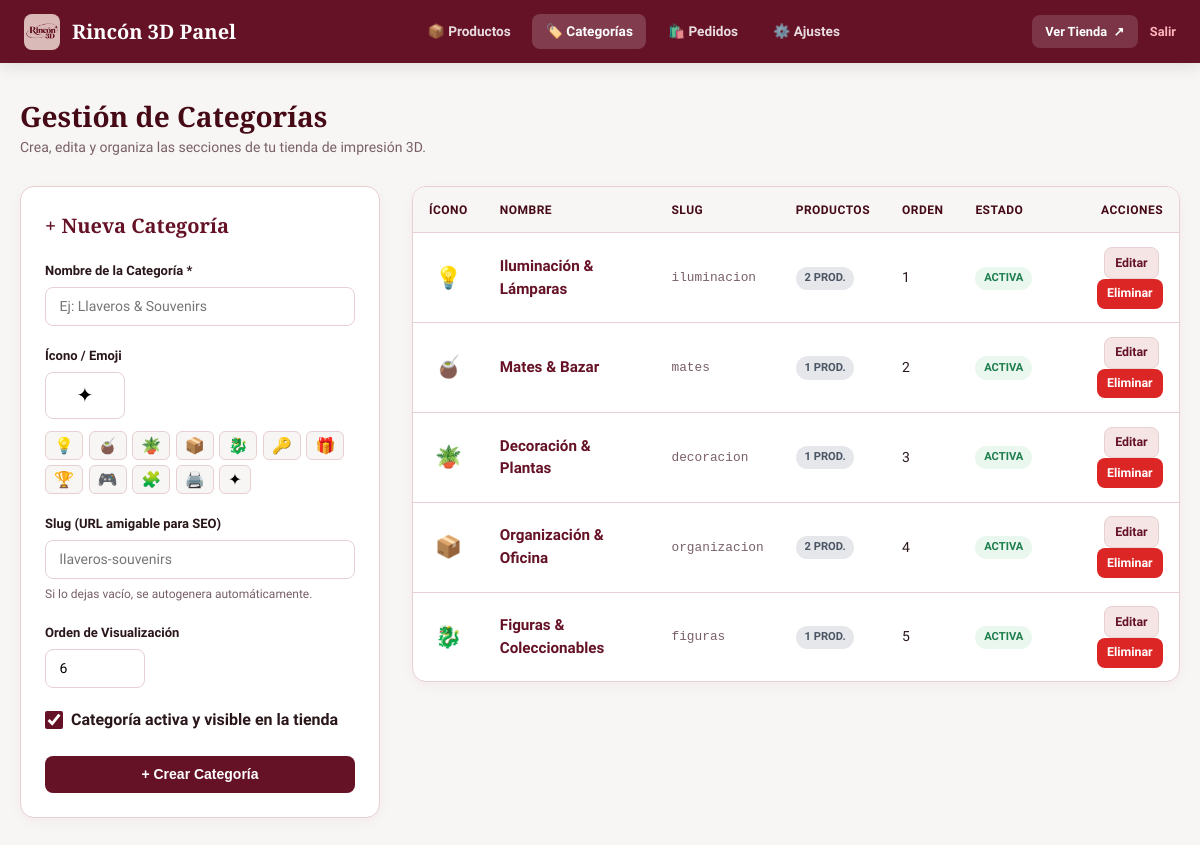
/admin/categorias.php (signed in), run on the app's committed database.
### tables this page shows
CREATE TABLE IF NOT EXISTS `categorias` (
  `id` INT AUTO_INCREMENT PRIMARY KEY,
  `slug` VARCHAR(50) NOT NULL UNIQUE,
  `nombre` VARCHAR(100) NOT NULL,
  `icono` VARCHAR(50) DEFAULT '✦',
  `orden` INT DEFAULT 0,
  `activo` TINYINT(1) DEFAULT 1
);

### admin/categorias.php (the view, shortened to what this page needs)
<?php
$db = getDB();
$editingCategory = null;
$categories = [];
if ($db) {
    try {
        $sql = "SELECT c.*,
                (SELECT COUNT(*) FROM productos WHERE categoria_id = c.id) AS total_productos
                FROM categorias c
                ORDER BY c.orden ASC, c.id ASC";
        $categories = $db->query($sql)->fetchAll();
    } catch (Throwable $e) {
        $message = "Error consultando categorías: " . $e->getMessage();
        $messageType = "error";
    }
}
?>
<!DOCTYPE html>
<html lang="es">
<head>
  <link rel="stylesheet" href="admin.css">
</head>
<body>
  <header class="admin-navbar">
    <div class="admin-nav-container">
      <div class="admin-brand">
        <img src="../assets/img/logo.jpg" alt="Logo Rincón 3D">
        <span class="admin-brand-title">Rincón 3D Panel</span>
      </div>
      <nav class="admin-links">
        <a href="index.php" class="admin-nav-link">📦 Productos</a>
        <a href="categorias.php" class="admin-nav-link active">🏷️ Categorías</a>
        <a href="pedidos.php" class="admin-nav-link">🛍️ Pedidos</a>
        <a href="configuracion.php" class="admin-nav-link">⚙️ Ajustes</a>
      </nav>
      <div class="admin-user-menu">
        <a href="../index.php" target="_blank" class="store-preview-btn">
          <span>Ver Tienda</span> ↗
        </a>
        <a href="logout.php" class="logout-btn">Salir</a>
      </div>
    </div>
  </header>
  <main class="admin-main">
    <div class="page-header">
      <div>
        <h1 class="page-title">Gestión de Categorías</h1>
        <p class="page-desc">Crea, edita y organiza las secciones de tu tienda de impresión 3D.</p>
      </div>
    </div>
    <div class="cat-layout">
      <div class="form-card" style="padding: 1.5rem;">
        <h3 style="font-family: var(--font-serif); font-size: 1.25rem; color: var(--admin-wine); margin-bottom: 1.25rem;">
          <?php echo $editingCategory ? '✏️ Editar Categoría' : '+ Nueva Categoría'; ?>
        </h3>
        <form method="POST" action="categorias.php">
          <div class="form-group">
            <label class="form-label">Nombre de la Categoría *</label>
            <input type="text" id="cat-nombre" name="nombre" class="form-control" required
                   placeholder="Ej: Llaveros & Souvenirs"
                   value="<?php echo htmlspecialchars($editingCategory['nombre'] ?? ''); ?>">
          </div>
          <div class="form-group">
            <label class="form-label">Ícono / Emoji</label>
            <input type="text" id="cat-icono" name="icono" class="form-control" style="width: 80px; text-align: center; font-size: 1.25rem;"
                   value="<?php echo htmlspecialchars($editingCategory['icono'] ?? '✦'); ?>">
            <div class="emoji-picker-row">
              <?php
              $emojis = ['💡', '🧉', '🪴', '📦', '🐉', '🔑', '🎁', '🏆', '🎮', '🧩', '🖨️', '✦'];
              foreach ($emojis as $em): ?>
                <button type="button" class="emoji-btn" onclick="document.getElementById('cat-icono').value='<?php echo $em; ?>'"><?php echo $em; ?></button>
              <?php endforeach; ?>
            </div>
          </div>
          <div class="form-group">
            <label class="form-label">Slug (URL amigable para SEO)</label>
            <input type="text" id="cat-slug" name="slug" class="form-control"
                   placeholder="llaveros-souvenirs"
                   value="<?php echo htmlspecialchars($editingCategory['slug'] ?? ''); ?>">
            <span style="font-size: 0.75rem; color: var(--admin-muted);">Si lo dejas vacío, se autogenera automáticamente.</span>
          </div>
          <div class="form-group">
            <label class="form-label">Orden de Visualización</label>
            <input type="number" name="orden" class="form-control" style="width: 100px;"
                   value="<?php echo htmlspecialchars($editingCategory['orden'] ?? (count($categories) + 1)); ?>">
          </div>
          <div class="form-group">
            <label class="form-check">
              <input type="checkbox" name="activo" value="1" <?php echo (!isset($editingCategory['activo']) || $editingCategory['activo']) ? 'checked' : ''; ?>>
              <span style="font-weight: 600;">Categoría activa y visible en la tienda</span>
            </label>
          </div>
          <div style="display: flex; gap: 0.75rem; margin-top: 1.5rem;">
            <button type="submit" class="btn btn-primary" style="flex: 1;">
              <?php echo $editingCategory ? '💾 Guardar Cambios' : '+ Crear Categoría'; ?>
            </button>
          </div>
        </form>
      </div>
      <div class="card-table-wrapper">
        <table class="admin-table">
          <thead>
            <tr>
              <th style="width: 50px;">Ícono</th>
              <th>Nombre</th>
              <th>Slug</th>
              <th>Productos</th>
              <th>Orden</th>
              <th>Estado</th>
              <th style="text-align: right;">Acciones</th>
            </tr>
          </thead>
          <tbody>
            <?php if (empty($categories)): ?>
              <tr>
                <td colspan="7" style="text-align: center; padding: 2rem; color: var(--admin-muted);">
                  No hay categorías registradas. Completa el formulario de la izquierda para crear la primera.
                </td>
              </tr>
            <?php else: ?>
              <?php foreach ($categories as $cat): ?>
                <tr>
                  <td style="font-size: 1.35rem; text-align: center;">
                    <?php echo htmlspecialchars($cat['icono'] ?: '✦'); ?>
                  </td>
                  <td>
                    <strong style="color: var(--admin-wine); font-size: 0.95rem;">
                      <?php echo htmlspecialchars($cat['nombre']); ?>
                    </strong>
                  </td>
                  <td style="font-family: monospace; font-size: 0.8rem; color: var(--admin-muted);">
                    <?php echo htmlspecialchars($cat['slug']); ?>
                  </td>
                  <td>
                    <span class="badge badge-muted">
                      <?php echo (int)$cat['total_productos']; ?> prod.
                    </span>
                  </td>
                  <td><?php echo (int)$cat['orden']; ?></td>
                  <td>
                    <a href="categorias.php?action=toggle&id=<?php echo $cat['id']; ?>" title="Clic para alternar estado">
                      <?php if ($cat['activo']): ?>
                        <span class="badge badge-success">Activa</span>
                      <?php else: ?>
                        <span class="badge badge-muted">Pausada</span>
                      <?php endif; ?>
                    </a>
                  </td>
                  <td style="text-align: right;">
                    <a href="categorias.php?edit_id=<?php echo $cat['id']; ?>" class="btn btn-secondary btn-sm" style="margin-right: 4px;">
                      Editar
                    </a>
                    <a href="categorias.php?action=delete&id=<?php echo $cat['id']; ?>" class="btn btn-danger btn-sm"
                       onclick="return confirm('¿Seguro que deseas eliminar la categoría <?php echo htmlspecialchars(addslashes($cat['nombre'])); ?>?')">
                      Eliminar
                    </a>
                  </td>
                </tr>
              <?php endforeach; ?>
            <?php endif; ?>
          </tbody>
        </table>
      </div>
    </div>
  </main>
</body>
</html>

### admin/categorias.php (style rules this page uses)
.cat-layout { display: grid; grid-template-columns: 360px 1fr; gap: 2rem; align-items: start; }
.emoji-picker-row { display: flex; gap: 0.35rem; flex-wrap: wrap; margin-top: 0.35rem; }
.emoji-btn { background: var(--admin-bg); border: 1px solid var(--admin-blush-border); border-radius: 6px; padding: 4px 8px; cursor: pointer; font-size: 1rem; transition: all 0.2s; }

### data on the page
categorias: icono "💡", nombre "Iluminación & Lámparas", slug "iluminacion", total_productos "2", orden "1", activo "ACTIVA"
categorias: icono "🧉", nombre "Mates & Bazar", slug "mates", total_productos "1", orden "2", activo "ACTIVA"
categorias: icono "🪴", nombre "Decoración & Plantas", slug "decoracion", total_productos "1", orden "3", activo "ACTIVA"
categorias: icono "📦", nombre "Organización & Oficina", slug "organizacion", total_productos "2", orden "4", activo "ACTIVA"
categorias: icono "🐉", nombre "Figuras & Coleccionables", slug "figuras", total_productos "1", orden "5", activo "ACTIVA"

### other printed values
$em "💡"
$em "🧉"
$em "🪴"
$em "📦"
$em "🐉"
$em "🔑"
$em "🎁"
$em "🏆"
$em "🎮"
$em "🧩"
$em "🖨️"
$em "✦"
